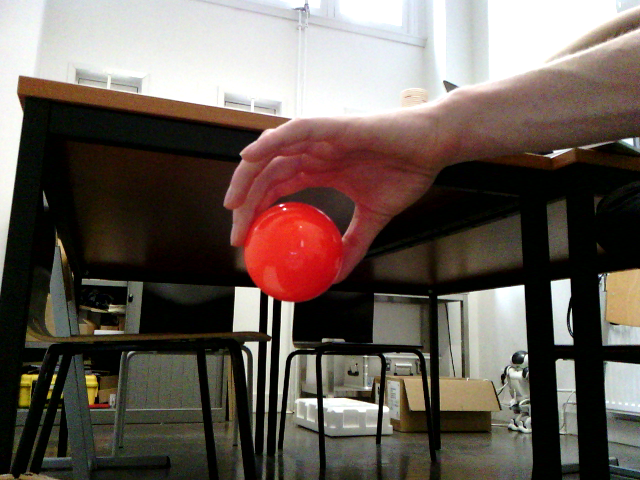
#> input picture ballimg.png, 640 x 480 px
$ python -i naovision.py   (imports and definitions only)
#> lines starting #> are read from the running program, lines starting #| are printed output that depends on the picture; after the words box and inside, x2 and y2 are one past the last pixel; in counts of white or black regions, pixels touching at a corner belong together
#> further down, picture is the input picture: shape (480, 640, 3); mean B, G, R 85.1, 92.5, 103.6
import sys
import time

# Python Image Library
from PIL import Image
import cv2
import numpy as np

IMGHEIGHT = 480
IMGWIDTH = 640

def findOrangeBall(pil_image):
    # img = imagepath
    open_cv_image = np.array(pil_image)
    img = open_cv_image[:, :, ::-1].copy()
    hsv = cv2.cvtColor(img, cv2.COLOR_BGR2HSV)
#> hsv: shape (480, 640, 3); mean H, S, V 81.3, 118, 106.5
    blur = cv2.GaussianBlur(hsv,(5,5),0)
#> blur: shape (480, 640, 3); mean H, S, V 81.3, 118, 106.5

    mask = cv2.inRange(blur,(0, 120, 70), (200, 255, 255) )
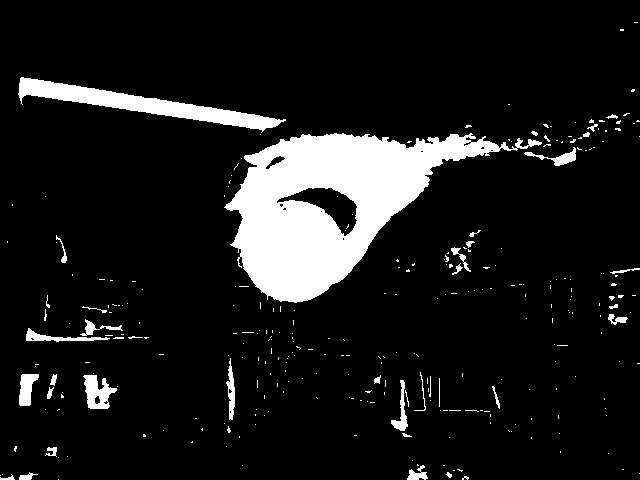
#> mask: shape (480, 640); 10.5% white; 295 white regions (257 under 20 px)

    im2, contours = cv2.findContours(mask, 1, 2)
#> im2 = 312 contours, 286 with area under 20; largest, box (x1, y1, x2, y2) and area: (224, 133, 542, 303) 24328, (18, 77, 286, 133) 3726, (276, 187, 358, 237) 1594, (83, 375, 117, 409) 638, (19, 374, 39, 406) 370; contours = 312 rows, first 6: [1, -1, -1, -1], [2, 0, -1, -1], [3, 1, -1, -1], [4, 2, -1, -1], [5, 3, -1, -1], [6, 4, -1, -1]

    img = mask

    circles = cv2.HoughCircles(img, cv2.HOUGH_GRADIENT, 1.2, 200, param1=100, param2=5, minRadius=5, maxRadius=150)
#> circles = [[293.4, 250.2, 50.96], [501, 282.6, 130.8], [69, 210.6, 126.1], [132.6, 406.2, 102.9], [525, 12.6, 133.4], [342.6, 465, 119.7], [257.4, 3, 124.8], [633, 438.6, 144.8], [54.6, 6.6, 91.16]]

    best_percentage_orange = 0.15
    x = None
    y = None
    r = None
    if circles is not None:
        circles = np.uint16(np.around(circles))
#> circles = [[293, 250, 51], [501, 283, 131], [69, 211, 126], [133, 406, 103], [525, 13, 133], [343, 465, 120], [257, 3, 125], [633, 439, 145], [55, 7, 91]]
        for circle in circles[0, :]:
            # 4 Points of Region of interest square
            x_min = circle[0] - circle[2]
            x_max = circle[0] + circle[2]
            y_min = circle[1] - circle[2]
            y_max = circle[1] + circle[2]

            # For now just take the square instead of circle
            roi = img[y_min:y_max, x_min:x_max]

            if roi.shape[0] > 0 and roi.shape[1] > 0:
                # Compute the amount of white pixels (thus the orange ones after applying the mask)
                non_zero = cv2.countNonZero(roi) / float(roi.shape[0] * roi.shape[1])

                # Set the one with the most orange pixels on average as best circle
                if non_zero > best_percentage_orange:
                    x = circle[0]
                    y = circle[1]
                    r = circle[2]
                    best_percentage_orange = non_zero
#> this loop made 9 passes
#> (x_min, x_max, y_min, y_max, non_zero, x, y, r) on pass 1: (242, 344, 199, 301, 0.854, 293, 250, 51)
#> (circle, x_min, x_max, y_min, y_max, non_zero) on passes 2, 4, 6, 8: ([501, 283, 131], 370, 632, 152, 414, 0.0782), ([133, 406, 103], 30, 236, 303, 509, 0.0549), ([343, 465, 120], 223, 463, 345, 585, 0.0358), ([633, 439, 145], 488, 778, 294, 584, 0.0109)
#> pass 1, in findOrangeBall, `roi = img[y_min:y_max, x_min:x_max]`:
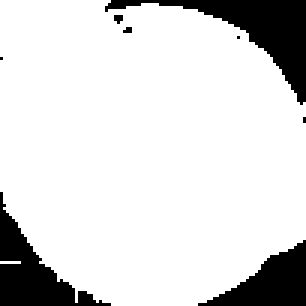
#> roi: shape (102, 102) (shown 3 times larger); 85.4% white; 8 black regions (5 under 20 px), largest, box (x1, y1, x2, y2) and area: (35, 0, 102, 35) 625, (0, 64, 37, 102) 487, (66, 80, 102, 102) 390
#> pass 2, in findOrangeBall, `roi = img[y_min:y_max, x_min:x_max]`:
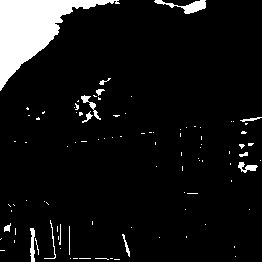
#> roi: shape (262, 262); 7.8% white; 97 white regions (82 under 20 px), largest, box (x1, y1, x2, y2) and area: (0, 0, 120, 91) 4026, (154, 0, 206, 14) 283, (30, 228, 35, 262) 124
#> after the loop, best_percentage_orange = 0.854; r = 51; x = 293; y = 250

    # cv2.imshow("orange", mask);
    # cv2.waitKey(0);cv2.destroyAllWindows()
    if((x, y, r) == (None, None, None)):
        return(False, 0, 0, 0, img.shape)
    return(True, x, y, r, img.shape)


def getImage(camProxy):
    resolution = 2    # VGA
    colorSpace = 11   # RGB

    videoClient = camProxy.subscribe("python_client", resolution, colorSpace, 5)

    # image[6] contains the image data passed as an array of ASCII chars.
    naoImage = camProxy.getImageRemote(videoClient)

    camProxy.unsubscribe(videoClient)

    # Get the image size and pixel array.
    imageWidth = naoImage[0]
    imageHeight = naoImage[1]
    array = naoImage[6]

    # Create a PIL Image from our pixel array.
    im = Image.frombytes("RGB", (imageWidth, imageHeight), array)
    im.save("camImage.png", "PNG")

    # im.show()
    return im

>>> import cv2
>>> picture = cv2.imread('ballimg.png')
>>> result = findOrangeBall(picture)
#> result = (True, 293, 250, 51, (480, 640))
